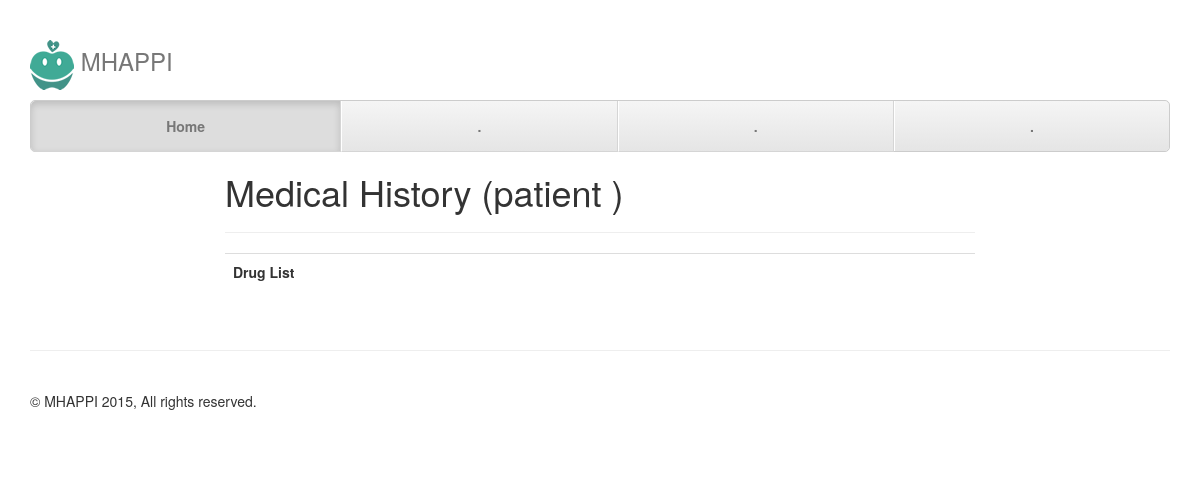
Before: /list_prescription/2/ with the older database file.
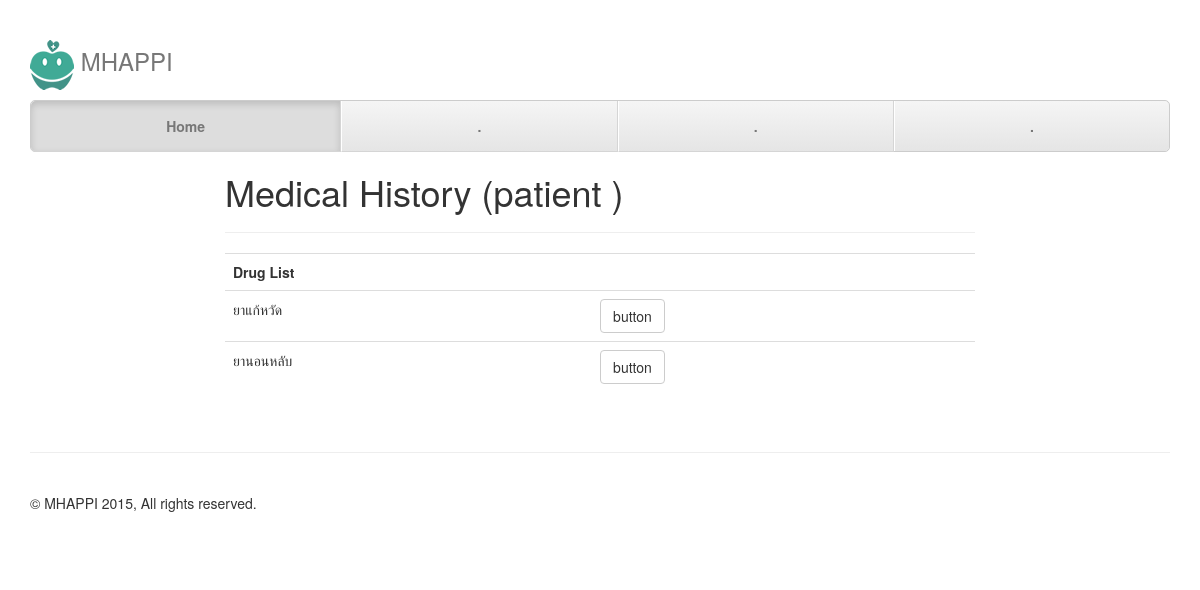
After: the same page with the newer database file.
### apps/medical/models.py (models this page shows, shortened)
class Prescritpion(models.Model):
	patient = models.ForeignKey('authentication.Patient')
	officer = models.ForeignKey('authentication.Officer')
	drug_list = models.TextField()

### apps/medical/views.py (the view)
# urls.py: url(r'^list_prescription/([0-9]+)/$', medi_view.list_prescription, name='list_prescription'),
def list_prescription(request, pid):
    prescriptions = Prescritpion.objects.filter(patient_id=pid)
    data = {
        'prescriptions' : prescriptions,
    }
    return render(request, 'list_prescription.html', data)

### apps/medical/templates/list_prescription.html
{% extends "base.html" %}
{% block main %}
    <div id="login" class="row">
        <div class="col-md-8 col-md-offset-2">
            <h1>Medical History (patient {{ patient_id }})</h1>
            <hr/>
            <table class="table">
            	<tr>
                    <th>Drug List</th>
            		<th></th>
            	</tr>
            	{% for prescription in prescriptions %}
            	<tr>
                    <td>{{ prescription.drug_list }}</td>
            		<td>
            			<a class="btn btn-default" href="#">button</a>
            		</td>
            	</tr>
            	{% endfor %}
            </table>
        </div>
    </div>
{% endblock %}

Changed rows visible on the page:
added Prescritpion: drug_list "ยาแก้หวัด"
added Prescritpion: drug_list "ยานอนหลับ"
